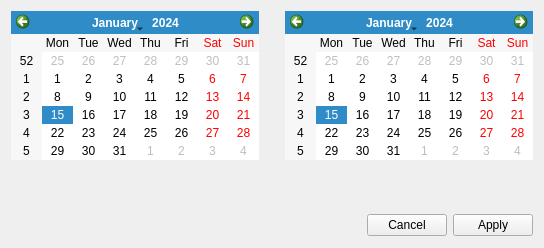
<?xml version="1.0" encoding="UTF-8"?>
<ui version="4.0">
 <class>DateIntervalFilterWidget</class>
 <widget class="QWidget" name="DateIntervalFilterWidget">
  <property name="geometry">
   <rect>
    <x>0</x>
    <y>0</y>
    <width>544</width>
    <height>248</height>
   </rect>
  </property>
  <property name="sizePolicy">
   <sizepolicy hsizetype="Fixed" vsizetype="Fixed">
    <horstretch>0</horstretch>
    <verstretch>0</verstretch>
   </sizepolicy>
  </property>
  <layout class="QVBoxLayout">
   <item>
    <layout class="QHBoxLayout" name="_3">
     <item>
      <widget class="QCalendarWidget" name="from"/>
     </item>
     <item>
      <spacer name="horizontalSpacer">
       <property name="orientation">
        <enum>Qt::Orientation::Horizontal</enum>
       </property>
       <property name="sizeHint" stdset="0">
        <size>
         <width>0</width>
         <height>0</height>
        </size>
       </property>
      </spacer>
     </item>
     <item>
      <widget class="QCalendarWidget" name="to"/>
     </item>
    </layout>
   </item>
   <item>
    <spacer name="verticalSpacer">
     <property name="orientation">
      <enum>Qt::Orientation::Vertical</enum>
     </property>
     <property name="sizeHint" stdset="0">
      <size>
       <width>0</width>
       <height>0</height>
      </size>
     </property>
    </spacer>
   </item>
   <item>
    <layout class="QHBoxLayout" name="_2">
     <item>
      <widget class="QToolButton" name="btnReset">
       <property name="toolTip">
        <string>Reset range</string>
       </property>
       <property name="icon">
        <iconset resource="../../icons/light/resources/light.qrc">
         <normaloff>:/icons/blank.svg</normaloff>:/icons/blank.svg</iconset>
       </property>
       <property name="autoRaise">
        <bool>true</bool>
       </property>
      </widget>
     </item>
     <item>
      <widget class="QToolButton" name="btnLoad">
       <property name="enabled">
        <bool>false</bool>
       </property>
       <property name="toolTip">
        <string>Load range</string>
       </property>
       <property name="icon">
        <iconset resource="../../icons/light/resources/light.qrc">
         <normaloff>:/icons/load.svg</normaloff>:/icons/load.svg</iconset>
       </property>
       <property name="autoRaise">
        <bool>true</bool>
       </property>
      </widget>
     </item>
     <item>
      <widget class="QToolButton" name="btnSave">
       <property name="toolTip">
        <string>Save range</string>
       </property>
       <property name="icon">
        <iconset resource="../../icons/light/resources/light.qrc">
         <normaloff>:/icons/save.svg</normaloff>:/icons/save.svg</iconset>
       </property>
       <property name="autoRaise">
        <bool>true</bool>
       </property>
      </widget>
     </item>
     <item>
      <widget class="QDialogButtonBox" name="buttonBox">
       <property name="standardButtons">
        <set>QDialogButtonBox::StandardButton::Apply|QDialogButtonBox::StandardButton::Cancel</set>
       </property>
      </widget>
     </item>
    </layout>
   </item>
  </layout>
 </widget>
 <layoutdefault spacing="6" margin="11"/>
 <resources>
  <include location="../../icons/light/resources/light.qrc"/>
 </resources>
 <connections/>
</ui>
